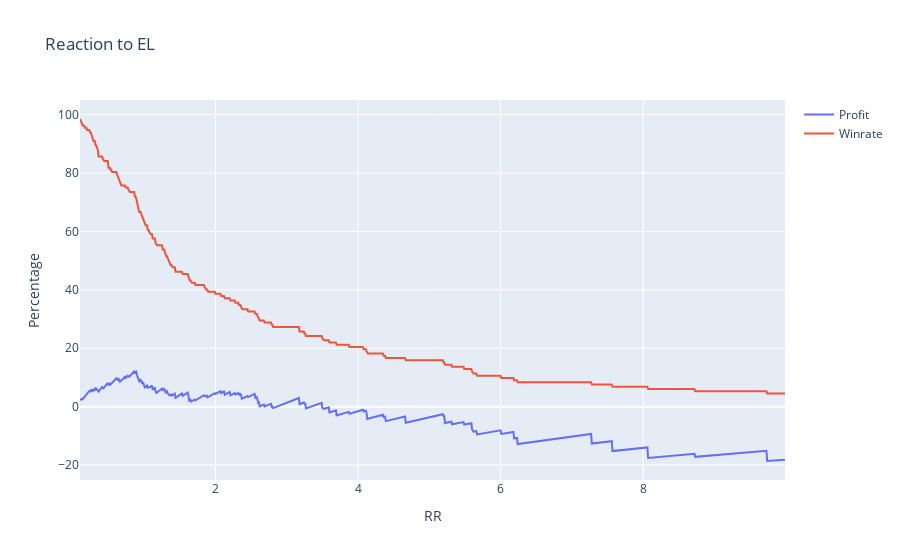
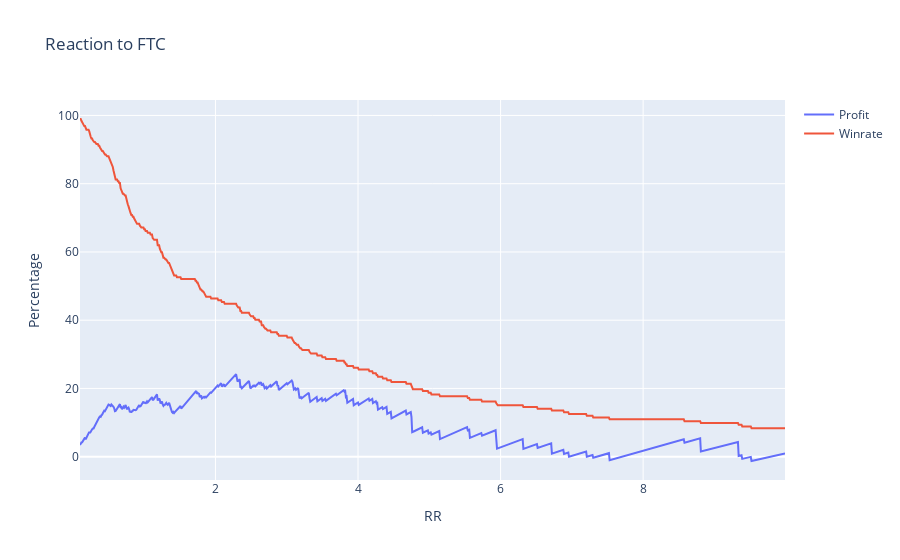

The code cell stored with these charts, in order, in its notebook:
### Code cell
# Function to calculate profits and winrates for a given reaction column
def calculate_metrics(FLAGS, column_name, RR_values, commision, R):
    RESULT = []
    Winrates = []

    for RR in RR_values:
        result = 0
        Total_SLs = 0
        flag_index = -1
        trades =0

        # Iterate through reactions
        for value in FLAGS[column_name]:
            flag_index += 1
            if pd.isna(value):  # Skip NaN values
                continue

            trades += 1
            weight = FLAGS['Flag informations'][flag_index].weight
            if value <= RR:
                Total_SLs += 1
                result -= R*weight
            elif value > RR:
                result += R*RR*weight

            result -= commision

    
        winrate = 1 - (Total_SLs / trades)
        RESULT.append(result)
        Winrates.append(winrate * 100)
        """
    # Plot Results
    fig = go.Figure()
    fig.add_trace(go.Scatter(x=np.array(Winrates), y=np.array(RESULT), mode='lines', name=column_name))
    #fig.add_trace(go.Scatter(x=np.array(Winrates_bullish), y=np.array(RESULT_bullish), mode='lines', name=column_name + "bullish"))
    #fig.add_trace(go.Scatter(x=np.array(Winrates_bearish), y=np.array(RESULT_bearish), mode='lines', name=column_name + "bearish"))
    fig.update_layout(title=f"RESAULT {column_name}",
                    xaxis_title="Winrate (%)",
                    yaxis_title=f"RESAULT (R={R}%)")
    fig.show()
    # Plot Results
    fig = go.Figure()
    fig.add_trace(go.Scatter(x=RR_values, y=np.array(RESULT) * np.array(Winrates) / 100, mode='lines', name=column_name))
    #fig.add_trace(go.Scatter(x=RR_values, y=np.array(RESULT_bullish) * np.array(Winrates_bullish) / 100, mode='lines', name=column_name+ "bullish"))
    #fig.add_trace(go.Scatter(x=RR_values, y=np.array(RESULT_bearish) * np.array(Winrates_bearish) / 100, mode='lines', name=column_name+ "bearish"))
    fig.update_layout(title=f"WinRate * RESULT vs RR in {column_name}",
                    xaxis_title="RR",
                    yaxis_title="WinRate * RESULT")
    fig.show()
    """
    # Plot Results
    fig = go.Figure()
    fig.add_trace(go.Scatter(x=RR_values, y=100*np.array(RESULT)/account_info.balance, mode='lines', name="Profit"))
    fig.add_trace(go.Scatter(x=RR_values, y=np.array(Winrates), mode='lines', name="Winrate"))
    #fig.add_trace(go.Scatter(x=RR_values, y=np.array(RESULT_bullish), mode='lines', name=column_name+ "bullish"))
    #fig.add_trace(go.Scatter(x=RR_values, y=np.array(RESULT_bearish), mode='lines', name=column_name+ "bearish"))
    fig.update_layout(title=column_name,
                    xaxis_title="RR",
                    yaxis_title="Percentage")
    fig.show()

    # Identify valid RRs
    valid_RRs = RR_values[(np.array(RESULT) == np.array(RESULT).max())]
    print(f"Valid RRs based on {column_name}: {valid_RRs}")

    print (f"total number of trades:{trades}")
    #return np.array(RESULT), np.array(Winrates)
    return

# Constants
R = (config["trading_configs"]["risk_management"]["R"] /100 ) * account_info.balance
commision = config["account_info"]["commision"]
RR_values = np.arange(0.1, 10, 0.01)

# Calculate metrics
#Profits_EL, Winrates_EL = calculate_metrics(FLAGS, 'Reaction to EL', RR_values, commision, R)
#Profits_FTC, Winrates_FTC = calculate_metrics(FLAGS, 'Reaction to FTC', RR_values, commision, R)
calculate_metrics(FLAGS, 'Reaction to EL', RR_values, commision, R)
calculate_metrics(FLAGS, 'Reaction to FTC', RR_values, commision, R)

### Figure 1 — Plotly figure (JSON) as saved in the notebook; plotly's stock layout.template omitted (floating-point values rounded to 4 significant figures; data arrays with more than 128 entries replaced by an {"elided": "..."} marker saying what was removed)
{"data": [{"mode": "lines", "name": "Profit", "type": "scatter", "x": {"elided": "990 float values"}, "y": {"elided": "990 float values"}}, {"mode": "lines", "name": "Winrate", "type": "scatter", "x": {"elided": "990 float values"}, "y": {"elided": "990 float values"}}], "layout": {"title": {"text": "Reaction to EL"}, "xaxis": {"title": {"text": "RR"}}, "yaxis": {"title": {"text": "Percentage"}}}}

### Figure 2 — Plotly figure (JSON) as saved in the notebook; plotly's stock layout.template omitted (floating-point values rounded to 4 significant figures; data arrays with more than 128 entries replaced by an {"elided": "..."} marker saying what was removed)
{"data": [{"mode": "lines", "name": "Profit", "type": "scatter", "x": {"elided": "990 float values"}, "y": {"elided": "990 float values"}}, {"mode": "lines", "name": "Winrate", "type": "scatter", "x": {"elided": "990 float values"}, "y": {"elided": "990 float values"}}], "layout": {"title": {"text": "Reaction to FTC"}, "xaxis": {"title": {"text": "RR"}}, "yaxis": {"title": {"text": "Percentage"}}}}
